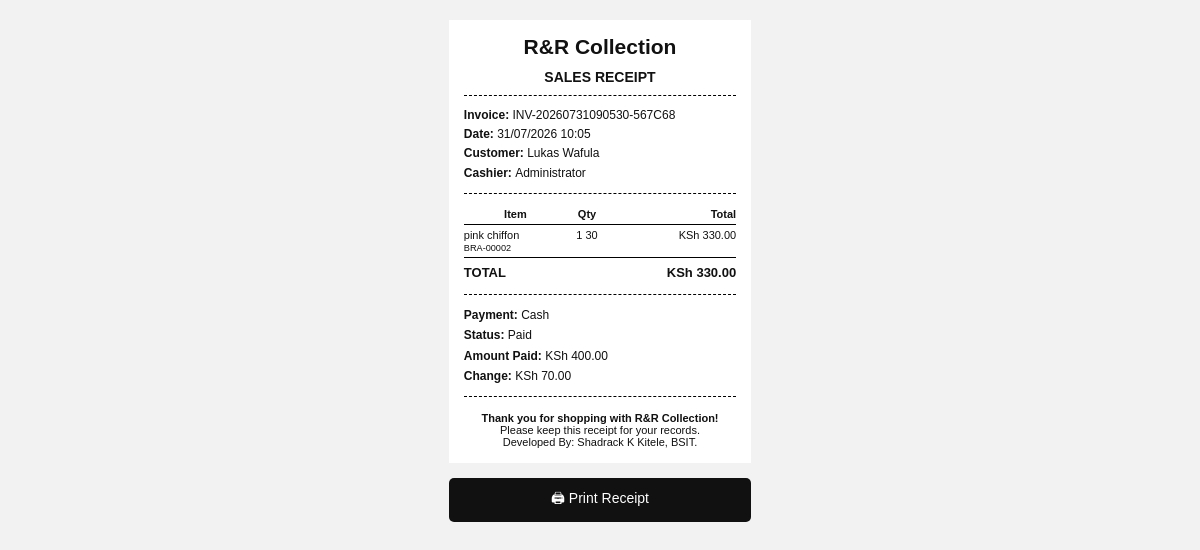
/admin/sales/receipt.php?id=37 (signed in), run on an earlier commit of the app's database.
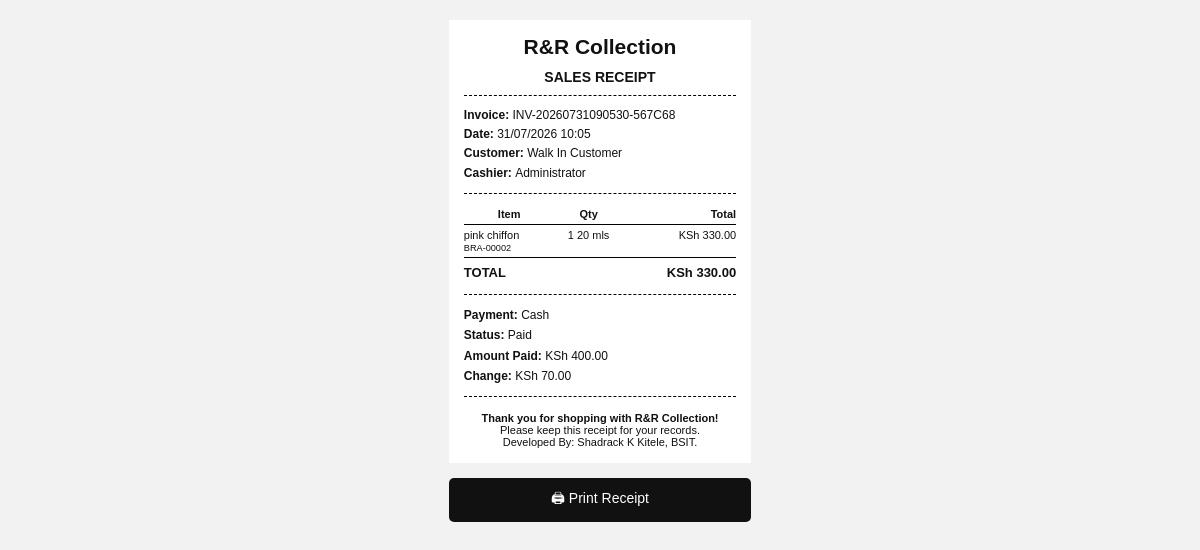
And on a later commit of the database.
### tables this page shows
CREATE TABLE `sales` (
  `id` int(11) NOT NULL AUTO_INCREMENT,
  `invoice_no` varchar(50) DEFAULT NULL,
  `customer_id` int(11) DEFAULT NULL,
  `user_id` int(11) NOT NULL,
  `total` decimal(12,2) NOT NULL DEFAULT 0.00,
  `payment_method` enum('Cash','Lipa na M-Pesa') NOT NULL DEFAULT 'Cash',
  `mpesa_phone` varchar(20) DEFAULT NULL,
  `mpesa_transaction_code` varchar(50) DEFAULT NULL,
  `mpesa_payment_mode` enum('STK_PUSH','DIRECT_TILL') DEFAULT NULL,
  `payment_status` enum('Paid','Partial','Credit') NOT NULL DEFAULT 'Paid',
  `amount_paid` decimal(12,2) NOT NULL DEFAULT 0.00,
  `balance` decimal(12,2) NOT NULL DEFAULT 0.00,
  `sale_date` datetime NOT NULL DEFAULT current_timestamp(),
  PRIMARY KEY (`id`),
  UNIQUE KEY `invoice_no` (`invoice_no`),
  KEY `customer_id` (`customer_id`),
  KEY `user_id` (`user_id`),
  CONSTRAINT `fk_sales_customer` FOREIGN KEY (`customer_id`) REFERENCES `customers` (`id`) ON DELETE SET NULL ON UPDATE CASCADE,
  CONSTRAINT `fk_sales_user` FOREIGN KEY (`user_id`) REFERENCES `users` (`id`) ON UPDATE CASCADE
);

CREATE TABLE `customers` (
  `id` int(11) NOT NULL AUTO_INCREMENT,
  `customer_code` varchar(50) DEFAULT NULL,
  `customer_name` varchar(150) NOT NULL,
  `phone` varchar(30) DEFAULT NULL,
  `email` varchar(100) DEFAULT NULL,
  `address` varchar(255) DEFAULT NULL,
  `credit_limit` decimal(12,2) NOT NULL DEFAULT 0.00,
  `status` enum('Active','Inactive') NOT NULL DEFAULT 'Active',
  `premium_status` enum('Regular','Premium') NOT NULL DEFAULT 'Regular',
  `sms_enabled` tinyint(1) NOT NULL DEFAULT 1,
  `new_arrival_alerts` tinyint(1) NOT NULL DEFAULT 0,
  `credit_balance` decimal(12,2) NOT NULL DEFAULT 0.00,
  PRIMARY KEY (`id`),
  UNIQUE KEY `customer_code` (`customer_code`)
);

CREATE TABLE `sale_items` (
  `id` int(11) NOT NULL AUTO_INCREMENT,
  `sale_id` int(11) NOT NULL,
  `product_id` int(11) NOT NULL,
  `quantity` int(11) NOT NULL,
  `price` decimal(12,2) NOT NULL,
  `subtotal` decimal(12,2) NOT NULL,
  PRIMARY KEY (`id`),
  KEY `sale_id` (`sale_id`),
  KEY `product_id` (`product_id`),
  CONSTRAINT `fk_sale_items_product` FOREIGN KEY (`product_id`) REFERENCES `products` (`id`) ON UPDATE CASCADE,
  CONSTRAINT `fk_sale_items_sale` FOREIGN KEY (`sale_id`) REFERENCES `sales` (`id`) ON DELETE CASCADE ON UPDATE CASCADE
);

CREATE TABLE `products` (
  `id` int(11) NOT NULL AUTO_INCREMENT,
  `product_code` varchar(50) NOT NULL,
  `product_name` varchar(150) NOT NULL,
  `category_id` int(11) NOT NULL,
  `supplier_id` int(11) DEFAULT NULL,
  `unit` varchar(50) DEFAULT NULL,
  `buying_price` decimal(12,2) NOT NULL DEFAULT 0.00,
  `selling_price` decimal(12,2) NOT NULL DEFAULT 0.00,
  `quantity` int(11) NOT NULL DEFAULT 0,
  `reorder_level` int(11) NOT NULL DEFAULT 0,
  `status` enum('Active','Inactive') NOT NULL DEFAULT 'Active',
  `image` varchar(255) DEFAULT NULL,
  PRIMARY KEY (`id`),
  UNIQUE KEY `product_code` (`product_code`),
  KEY `category_id` (`category_id`),
  KEY `supplier_id` (`supplier_id`),
  CONSTRAINT `fk_products_category` FOREIGN KEY (`category_id`) REFERENCES `categories` (`id`) ON UPDATE CASCADE,
  CONSTRAINT `fk_products_supplier` FOREIGN KEY (`supplier_id`) REFERENCES `suppliers` (`id`) ON DELETE SET NULL ON UPDATE CASCADE
);

CREATE TABLE `users` (
  `id` int(11) NOT NULL AUTO_INCREMENT,
  `fullname` varchar(100) NOT NULL,
  `username` varchar(50) NOT NULL,
  `password` varchar(255) NOT NULL,
  `role` enum('Admin','Cashier') NOT NULL DEFAULT 'Cashier',
  `status` enum('Active','Inactive') NOT NULL DEFAULT 'Active',
  `last_login` datetime DEFAULT NULL,
  PRIMARY KEY (`id`),
  UNIQUE KEY `username` (`username`)
);

### admin/sales/receipt.php (the view, shortened to what the changed rows need)
<?php
require_once "../../config/database.php";
$saleId = isset($_GET['id'])
    ? (int)$_GET['id']
    : 0;
$saleStmt = mysqli_prepare(
    $conn,
    "
    SELECT
        s.id,
        s.invoice_no,
        s.customer_id,
        s.user_id,
        s.total,
        s.payment_method,
        s.payment_status,
        s.amount_paid,
        s.balance,
        s.sale_date,
        c.customer_name,
        u.fullname
    FROM sales s
    LEFT JOIN customers c
        ON s.customer_id = c.id
    INNER JOIN users u
        ON s.user_id = u.id
    WHERE s.id = ?
    LIMIT 1
    "
);
mysqli_stmt_bind_param(
    $saleStmt,
    "i",
    $saleId
);
mysqli_stmt_execute($saleStmt);
$saleResult =
    mysqli_stmt_get_result($saleStmt);
$sale =
    mysqli_fetch_assoc($saleResult);
$itemStmt = mysqli_prepare(
    $conn,
    "
    SELECT
        si.quantity,
        si.price,
        si.subtotal,
        p.product_code,
        p.product_name,
        p.unit
    FROM sale_items si
    INNER JOIN products p
        ON si.product_id = p.id
    WHERE si.sale_id = ?
    ORDER BY si.id ASC
    "
);
mysqli_stmt_bind_param(
    $itemStmt,
    "i",
    $saleId
);
mysqli_stmt_execute($itemStmt);
$itemsResult =
    mysqli_stmt_get_result($itemStmt);
?>
<!DOCTYPE html>
<html lang="en">
<head>
</head>
<body>
<div class="receipt">
    <div class="center">
        <div class="store-name">
        </div>
        <div class="receipt-title">
        </div>
    </div>
    <div class="divider"></div>
    <div class="meta">
        <strong>
        </strong>
        <?= htmlspecialchars(
            $sale['invoice_no']
        ); ?>
        <br>
        <strong>
        </strong>
        <?= date(
            'd/m/Y H:i',
            strtotime($sale['sale_date'])
        ); ?>
        <br>
        <strong>
        </strong>
        <?= htmlspecialchars(
            $sale['customer_name']
                ?? 'Walk In Customer'
        ); ?>
        <br>
        <strong>
        </strong>
        <?= htmlspecialchars(
            $sale['fullname']
        ); ?>
    </div>
    <div class="divider"></div>
    <table>
        <thead>
            <tr>
                <th>
                    Item
                </th>
                <th class="text-center">
                    Qty
                </th>
                <th class="text-right">
                    Total
                </th>
            </tr>
        </thead>
        <tbody>
        <?php while ($item = mysqli_fetch_assoc($itemsResult)): ?>
            <tr>
                <td>
                    <?= htmlspecialchars(
                        $item['product_name']
                    ); ?>
                    <br>
                    <small>
                        <?= htmlspecialchars(
                            $item['product_code']
                        ); ?>
                    </small>
                </td>
                <td class="text-center">
                    <?= (int)$item['quantity']; ?>
                    <?php if (!empty($item['unit'])): ?>
                        <?= htmlspecialchars(
                            $item['unit']
                        ); ?>
                    <?php endif; ?>
                </td>
                <td class="text-right">
                    KSh
                    <?= number_format(
                        (float)$item['subtotal'],
                        2
                    ); ?>
                </td>
            </tr>
        <?php endwhile; ?>
        </tbody>
        <tfoot>
            <tr class="total-row">
                <td colspan="2">
                    TOTAL
                </td>
                <td class="text-right">
                    KSh
                    <?= number_format(
                        (float)$sale['total'],
                        2
                    ); ?>
                </td>
            </tr>
        </tfoot>
    </table>
    <div class="divider"></div>
    <div class="payment">
        <strong>
        </strong>
        <?= htmlspecialchars(
            $sale['payment_method']
        ); ?>
        <br>
        <strong>
        </strong>
        <?= htmlspecialchars(
            $sale['payment_status']
        ); ?>
        <br>
        <strong>
        </strong>
        KSh
        <?= number_format(
            (float)$sale['amount_paid'],
            2
        ); ?>
        <?php
        $change = max(
            0,
            (float)$sale['amount_paid'] -
            (float)$sale['total']
        );
        ?>
        <?php if ($change > 0): ?>
            <br>
            <strong>
                Change:
            </strong>
            KSh
            <?= number_format(
                $change,
                2
            ); ?>
        <?php endif; ?>
    </div>
    <div class="divider"></div>
    <div class="footer">
        <strong>
        </strong>
        <br>
        Please keep this receipt for your records.<br>
        Developed By: Shadrack K Kitele, BSIT.
    </div>
</div>
</body>
</html>

What changed in the data, as far as the page shows it:
changed sales "INV-20260731090530-567C68": customer.customer_name "Lukas Wafula" → (not shown)
changed through a linked row, sale_items "pink chiffon": product.unit "30" → "20 mls"
Also different on the page:
$sale['customer_name']: (not shown) → "Walk In Customer"
